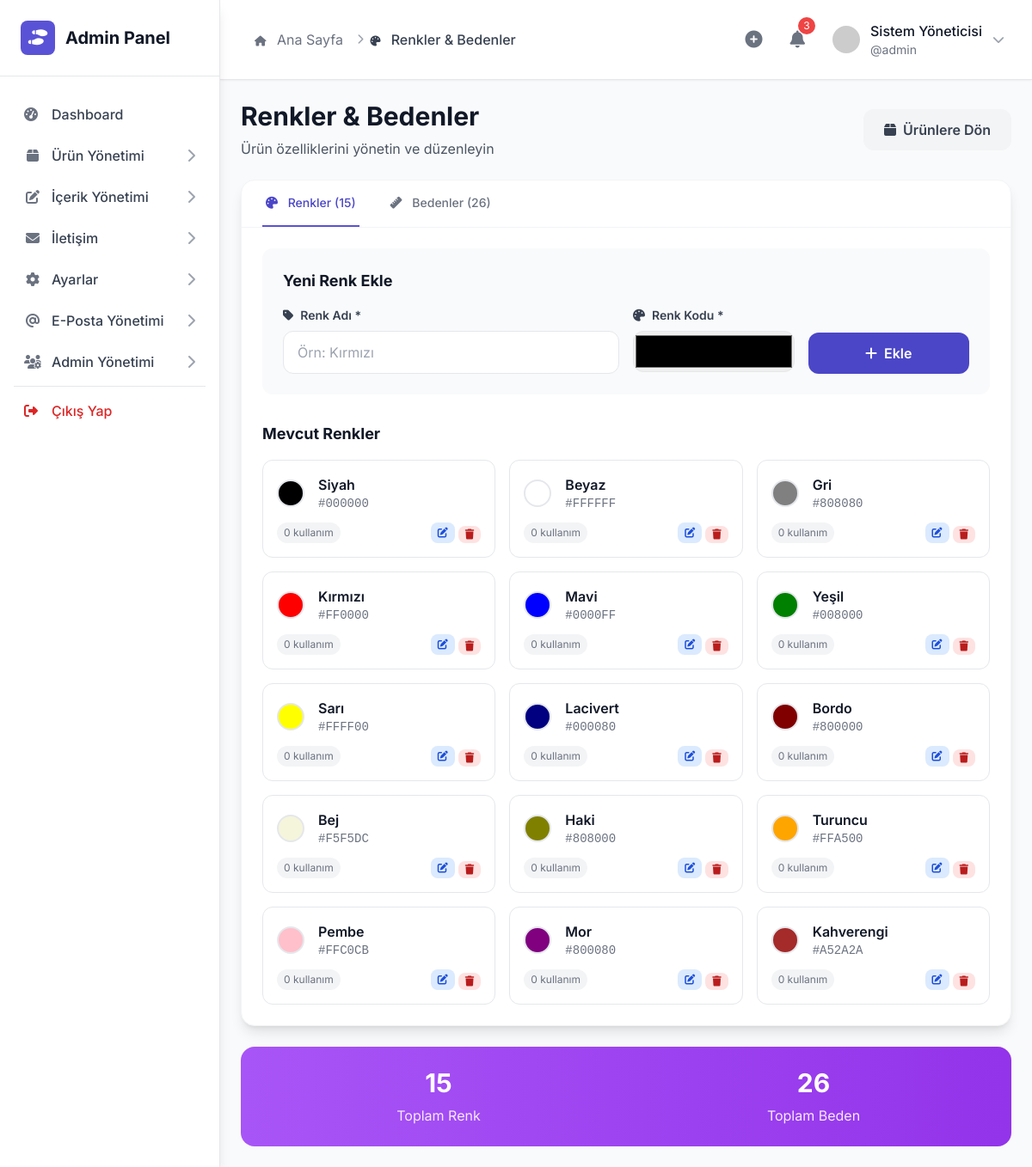
The app's page /admin/attributes.php (signed in) with its own data.
### tables this page shows
CREATE TABLE IF NOT EXISTS `colors` (
  `id` int(11) NOT NULL AUTO_INCREMENT,
  `name` varchar(255) NOT NULL,
  `hex_code` varchar(255) DEFAULT NULL,
  `display_order` int(11) DEFAULT 0,
  `created_at` timestamp NULL DEFAULT current_timestamp(),
  PRIMARY KEY (`id`),
  UNIQUE KEY `name` (`name`)
);

### lib/DatabaseFactory.php (called while the page is built, shortened)
<?php
class DatabaseFactory {
    public static function create($type = null, $config = []) {
        if ($type === null) {
            $type = getenv('DB_TYPE') ?: 'supabase';
        }
        switch (strtolower($type)) {
            case 'mariadb':
            case 'mysql':
                return self::createMariaDBClient($config);
        }
    }
    private static function createMariaDBClient($config = []) {
        require_once __DIR__ . '/clients/MariaDBClient.php';
        $defaultConfig = [
            'host' => getenv('DB_HOST') ?: 'localhost',
            'port' => getenv('DB_PORT') ?: 3306,
            'database' => getenv('DB_NAME') ?: 'bandland_shoes',
            'username' => getenv('DB_USER') ?: 'root',
            'password' => getenv('DB_PASS') ?: '',
            'charset' => 'utf8mb4',
            'options' => [
                PDO::ATTR_ERRMODE => PDO::ERRMODE_EXCEPTION,
                PDO::ATTR_DEFAULT_FETCH_MODE => PDO::FETCH_ASSOC,
                PDO::ATTR_EMULATE_PREPARES => false,
            ]
        ];
        $finalConfig = array_merge($defaultConfig, $config);
        return new MariaDBClient($finalConfig);
    }
}
function database() {
    static $instance = null;
    if ($instance === null) {
        try {
            $instance = DatabaseFactory::create();
        } catch (Exception $e) {
            error_log('Database bağlantı hatası: ' . $e->getMessage());
            http_response_code(500);
            echo 'Veritabanı bağlantı hatası. Lütfen daha sonra tekrar deneyin.';
            exit;
        }
    }
    return $instance;
}

### lib/clients/MariaDBClient.php (called while the page is built, shortened)
<?php
class MariaDBClient implements DatabaseInterface {
    private $pdo;
    private $config;
    private $cache = [];
    private $cacheEnabled = true;
    public function __construct($config) {
        $this->config = $config;
    }
    private function connect() {
        try {
            $dsn = sprintf(
                'mysql:host=%s;port=%d;dbname=%s;charset=%s',
                $this->config['host'],
                $this->config['port'],
                $this->config['database'],
                $this->config['charset']
            );
            $this->pdo = new PDO(
                $dsn,
                $this->config['username'],
                $this->config['password'],
                $this->config['options']
            );
        } catch (PDOException $e) {
            $this->lastError = $e->getMessage();
            throw new Exception("MariaDB bağlantı hatası: " . $e->getMessage());
        }
    }
    public function select($table, $conditions = [], $columns = '*', $options = []) {
        try {
            $sql = $this->buildSelectSql($table, $conditions, $columns, $options);
            $params = [];
            if ($this->cacheEnabled && empty($options['no_cache'])) {
                $cacheKey = md5($sql . serialize($params));
                $cached = $this->getCache($cacheKey);
            }
            $stmt = $this->pdo->prepare($sql);
            $stmt->execute($params);
            $result = $stmt->fetchAll();
            return $result;
        } catch (PDOException $e) {
            $this->lastError = $e->getMessage();
            error_log("MariaDBClient::select - " . $e->getMessage());
            return [];
        }
    }
    private function buildSelectSql($table, $conditions, $columns, $options) {
        $sql = "SELECT ";
        if (is_array($columns)) {
            $sql .= implode(', ', $columns);
        } else {
            $sql .= $columns;
        }
        $sql .= " FROM `$table`";
        if (isset($options['order'])) {
            $sql .= " ORDER BY " . $options['order'];
        }
        return $sql;
    }
    private function getCache($key) {
        if (!$this->cacheEnabled || !isset($this->cache[$key])) {
            return null;
        }
        $cached = $this->cache[$key];
        return $cached['data'];
    }
    private function setCache($key, $data) {
        $this->cache[$key] = [
            'data' => $data,
            'time' => time()
        ];
    }
}

### services/AttributeService.php (called while the page is built, shortened)
<?php
require_once __DIR__ . '/../lib/DatabaseFactory.php';
class AttributeService {
    private $db;
    public function __construct() {
        $this->db = database();
    }
    public function getAllColors() {
        try {
            return $this->db->select('colors', [], '*', ['order' => 'id ASC']);
        } catch (Exception $e) {
            error_log("Renkleri getirme hatası: " . $e->getMessage());
            return [];
        }
    }
    public function getAllSizes() {
        try {
            return $this->db->select('sizes', [], '*', ['order' => 'display_order ASC, id ASC']);
        } catch (Exception $e) {
            error_log("Bedenleri getirme hatası: " . $e->getMessage());
            return [];
        }
    }
    public function getColorsWithUsageCounts() {
        try {
            $colors = $this->getAllColors();
            $variants = $this->db->select('product_variants', [], 'color_id');
            $usage_counts = [];
            return $colors;
        } catch (Exception $e) {
            error_log("Renkler ve kullanım sayıları getirme hatası: " . $e->getMessage());
            return [];
        }
    }
    public function getSizesWithUsageCounts() {
        try {
            $sizes = $this->getAllSizes();
            $variants = $this->db->select('product_variants', [], 'size_id');
            $usage_counts = [];
            return $sizes;
        } catch (Exception $e) {
            error_log("Bedenler ve kullanım sayıları getirme hatası: " . $e->getMessage());
            return [];
        }
    }
}
function attribute_service() {
    static $instance = null;
    if ($instance === null) {
        $instance = new AttributeService();
    }
    return $instance;
}

### admin/attributes.php (the view, shortened to what this page needs)
<?php
require_once '../config/database.php';
require_once '../services/AttributeService.php';
$active_tab = $_GET['tab'] ?? 'colors';
$colors = attribute_service()->getColorsWithUsageCounts();
$sizes = attribute_service()->getSizesWithUsageCounts();
$edit_mode = isset($_GET['edit']) && !empty($_GET['edit']);
$edit_type = $_GET['type'] ?? '';
$edit_item = null;
include 'includes/header.php';
?>
<div class="space-y-6">
    <div class="flex flex-col lg:flex-row lg:items-center lg:justify-between">
        <div>
            <h1 class="text-3xl font-bold text-gray-900 mb-2">Renkler & Bedenler</h1>
            <p class="text-gray-600">Ürün özelliklerini yönetin ve düzenleyin</p>
        </div>
        <div class="mt-4 lg:mt-0">
            <a href="products.php" class="inline-flex items-center px-6 py-3 bg-gray-100 text-gray-700 font-semibold rounded-xl hover:bg-gray-200 transition-colors">
                <i class="fas fa-box mr-2"></i>
                Ürünlere Dön
            </a>
        </div>
    </div>
    <div class="bg-white rounded-2xl shadow-lg border border-gray-100 overflow-hidden">
        <div class="border-b border-gray-100">
            <nav class="flex space-x-8 px-6" aria-label="Tabs">
                <a href="attributes.php?tab=colors"
                   class="border-b-2 py-4 px-1 text-sm font-medium transition-colors <?= $active_tab === 'colors' ? 'border-primary-500 text-primary-600' : 'border-transparent text-gray-500 hover:text-gray-700 hover:border-gray-300' ?>">
                    <i class="fas fa-palette mr-2"></i>
                    Renkler (<?= count($colors) ?>)
                </a>
                <a href="attributes.php?tab=sizes"
                   class="border-b-2 py-4 px-1 text-sm font-medium transition-colors <?= $active_tab === 'sizes' ? 'border-primary-500 text-primary-600' : 'border-transparent text-gray-500 hover:text-gray-700 hover:border-gray-300' ?>">
                    <i class="fas fa-ruler mr-2"></i>
                    Bedenler (<?= count($sizes) ?>)
                </a>
            </nav>
        </div>
        <?php if ($active_tab === 'colors'): ?>
            <div class="p-6">
                <div class="mb-8 p-6 bg-gray-50 rounded-xl">
                    <h3 class="text-lg font-bold text-gray-900 mb-4">
                        <?= ($edit_mode && $edit_type === 'color') ? 'Renk Düzenle' : 'Yeni Renk Ekle' ?>
                    </h3>
                    <form method="POST" class="space-y-4">
                        <div class="grid grid-cols-1 lg:grid-cols-4 gap-4">
                            <div class="lg:col-span-2">
                                <label for="color_name" class="block text-sm font-semibold text-gray-700 mb-2">
                                    <i class="fas fa-tag mr-2"></i>Renk Adı *
                                </label>
                                <input type="text"
                                       id="color_name"
                                       name="name"
                                       required
                                       value="<?= htmlspecialchars($edit_item['name'] ?? '') ?>"
                                       placeholder="Örn: Kırmızı"
                                       class="w-full px-4 py-3 border border-gray-200 rounded-xl focus:ring-2 focus:ring-primary-500 focus:border-primary-500 transition-colors">
                            </div>
                            <div>
                                <label for="color_hex" class="block text-sm font-semibold text-gray-700 mb-2">
                                    <i class="fas fa-palette mr-2"></i>Renk Kodu *
                                </label>
                                <input type="color"
                                       id="color_hex"
                                       name="hex_code"
                                       required
                                       value="<?= htmlspecialchars($edit_item['hex_code'] ?? '#000000') ?>"
                                       class="w-full h-12 border border-gray-200 rounded-xl focus:ring-2 focus:ring-primary-500 focus:border-primary-500 transition-colors">
                            </div>
                            <div class="lg:self-end">
                                <div class="flex space-x-2">
                                    <button type="submit"
                                            class="flex-1 bg-primary-600 text-white font-semibold py-3 px-6 rounded-xl hover:bg-primary-700 transition-colors flex items-center justify-center">
                                        <i class="fas <?= ($edit_mode && $edit_type === 'color') ? 'fa-save' : 'fa-plus' ?> mr-2"></i>
                                        <?= ($edit_mode && $edit_type === 'color') ? 'Güncelle' : 'Ekle' ?>
                                    </button>
                                </div>
                            </div>
                        </div>
                    </form>
                </div>
                <div>
                    <h3 class="text-lg font-bold text-gray-900 mb-4">Mevcut Renkler</h3>
                    <?php if (!empty($colors)): ?>
                        <div class="grid grid-cols-1 md:grid-cols-2 lg:grid-cols-3 gap-4">
                            <?php foreach ($colors as $color): ?>
                                <div class="bg-white border border-gray-200 rounded-xl p-4 hover:shadow-md transition-shadow <?= ($edit_mode && $edit_type === 'color' && $edit_item['id'] == $color['id']) ? 'ring-2 ring-primary-500' : '' ?>">
                                    <div class="flex items-center space-x-4 mb-3">
                                        <div class="w-8 h-8 rounded-full border-2 border-gray-200"
                                             style="background-color: <?= htmlspecialchars($color['hex_code']) ?>"></div>
                                        <div class="flex-1">
                                            <h4 class="font-semibold text-gray-900"><?= htmlspecialchars($color['name']) ?></h4>
                                            <p class="text-sm text-gray-500 font-mono"><?= htmlspecialchars($color['hex_code']) ?></p>
                                        </div>
                                    </div>
                                    <div class="flex items-center justify-between">
                                        <span class="text-xs text-gray-500 bg-gray-100 px-2 py-1 rounded-full">
                                            <?= $color['usage_count'] ?> kullanım
                                        </span>
                                        <div class="flex space-x-1">
                                            <a href="attributes.php?tab=colors&edit=<?= $color['id'] ?>&type=color"
                                               class="inline-flex items-center px-2 py-1 bg-blue-100 text-blue-700 rounded-lg hover:bg-blue-200 transition-colors text-xs">
                                                <i class="fas fa-edit"></i>
                                            </a>
                                            <?php if ($color['usage_count'] == 0): ?>
                                                <form method="POST" class="inline-block" onsubmit="return confirm('Bu rengi silmek istediğinizden emin misiniz?')">
                                                    <button type="submit"
                                                            class="inline-flex items-center px-2 py-1 bg-red-100 text-red-700 rounded-lg hover:bg-red-200 transition-colors text-xs">
                                                        <i class="fas fa-trash"></i>
                                                    </button>
                                                </form>
                                            <?php endif; ?>
                                        </div>
                                    </div>
                                </div>
                            <?php endforeach; ?>
                        </div>
                    <?php endif; ?>
                </div>
            </div>
        <?php endif; ?>
    </div>
    <div class="bg-gradient-to-r from-purple-500 to-purple-600 rounded-2xl p-6 text-white">
        <div class="grid grid-cols-1 md:grid-cols-2 gap-6">
            <div class="text-center">
                <div class="text-3xl font-bold mb-2"><?= count($colors) ?></div>
                <div class="text-purple-100">Toplam Renk</div>
            </div>
            <div class="text-center">
                <div class="text-3xl font-bold mb-2"><?= count($sizes) ?></div>
                <div class="text-purple-100">Toplam Beden</div>
            </div>
        </div>
    </div>
</div>
<?php
include 'includes/footer.php';
?>

### records on screen
colors: name "Siyah", hex_code "#000000", usage_count "0"
colors: name "Beyaz", hex_code "#FFFFFF", usage_count "0"
colors: name "Gri", hex_code "#808080", usage_count "0"
colors: name "Kırmızı", hex_code "#FF0000", usage_count "0"
colors: name "Mavi", hex_code "#0000FF", usage_count "0"
colors: name "Yeşil", hex_code "#008000", usage_count "0"
colors: name "Sarı", hex_code "#FFFF00", usage_count "0"
colors: name "Lacivert", hex_code "#000080", usage_count "0"
colors: name "Bordo", hex_code "#800000", usage_count "0"
colors: name "Bej", hex_code "#F5F5DC", usage_count "0"
colors: name "Haki", hex_code "#808000", usage_count "0"
colors: name "Turuncu", hex_code "#FFA500", usage_count "0"
colors: name "Pembe", hex_code "#FFC0CB", usage_count "0"
colors: name "Mor", hex_code "#800080", usage_count "0"
colors: name "Kahverengi", hex_code "#A52A2A", usage_count "0"

### other values on screen
$item['title'] "Dashboard"
$item['title'] "Ürün Yönetimi"
$item['title'] "İçerik Yönetimi"
$item['title'] "İletişim"
$item['title'] "Ayarlar"
$item['title'] "E-Posta Yönetimi"
$item['title'] "Admin Yönetimi"
$crumb['title'] "Ana Sayfa"
$crumb['title'] "Renkler & Bedenler"
$admin_info['full_name'] "Sistem Yöneticisi"
$admin_info['username'] "admin"
count($colors) "15"
count($sizes) "26"
